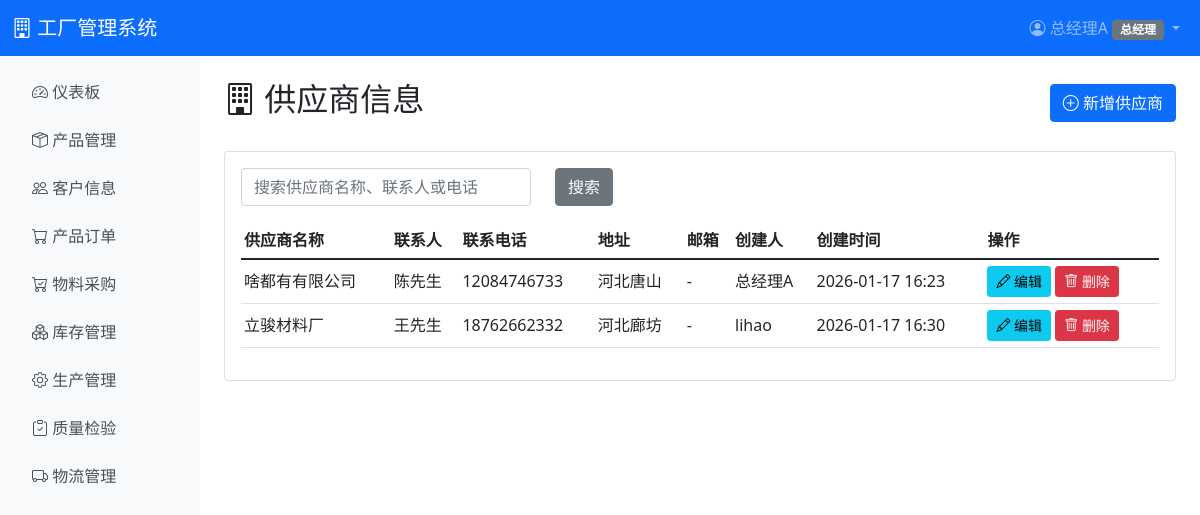
Screenshot of /purchase/suppliers/ (signed in) with the database file from the repository.
### accounts/models.py (models this page shows, shortened)
class UserProfile(models.Model):
    ROLE_CHOICES = [
        ('sales', '销售员'),
        ('sales_mgr', '销售经理'),
        ('warehouse', '仓库管理员'),
        ('production', '生产管理员'),
        ('qc', '质检员'),
        ('logistics', '物流管理员'),
        ('ceo', '总经理'),
    ]
    user = models.OneToOneField(User, on_delete=models.CASCADE, related_name='profile')
    role = models.CharField(max_length=20, choices=ROLE_CHOICES, verbose_name='角色')
    permissions = models.ManyToManyField(Permission, blank=True, related_name='user_profiles', verbose_name='额外权限')
    phone = models.CharField(max_length=20, blank=True, verbose_name='电话')
    department = models.CharField(max_length=50, blank=True, verbose_name='部门')
    created_at = models.DateTimeField(auto_now_add=True, verbose_name='创建时间')
    class Meta:
        verbose_name = '用户角色'
        verbose_name_plural = '用户角色'

### purchase/models.py (models this page shows, shortened)
class Supplier(models.Model):
    name = models.CharField(max_length=200, unique=True, verbose_name='供应商名称')
    contact_person = models.CharField(max_length=100, blank=True, verbose_name='联系人')
    contact_phone = models.CharField(max_length=20, blank=True, verbose_name='联系电话')
    address = models.CharField(max_length=500, blank=True, verbose_name='地址')
    email = models.EmailField(blank=True, verbose_name='邮箱')
    remark = models.TextField(blank=True, verbose_name='备注')
    created_by = models.ForeignKey('auth.User', on_delete=models.PROTECT, related_name='created_suppliers', verbose_name='创建人')
    created_at = models.DateTimeField(auto_now_add=True, verbose_name='创建时间')
    updated_at = models.DateTimeField(auto_now=True, verbose_name='更新时间')
    class Meta:
        verbose_name = '供应商'
        verbose_name_plural = '供应商'
        ordering = ['name']

### purchase/views.py (the view)
# urls.py: path('suppliers/', views.supplier_list, name='supplier_list'),
@login_required
@role_required('warehouse', 'ceo')
def supplier_list(request):
    suppliers = Supplier.objects.select_related('created_by').all()
    search = request.GET.get('search', '')
    if search:
        suppliers = suppliers.filter(
            Q(name__icontains=search) |
            Q(contact_person__icontains=search) |
            Q(contact_phone__icontains=search)
        )
    paginator = Paginator(suppliers, 20)
    page_number = request.GET.get('page')
    page_obj = paginator.get_page(page_number)
    extra_params = ''
    if search:
        extra_params = f'search={search}'
    context = {
        'suppliers': page_obj,
        'search': search,
        'extra_params': extra_params,
    }
    return render(request, 'purchase/supplier_list.html', context)

### templates/purchase/supplier_list.html (shortened to what this page needs)
{% extends 'base.html' %}
{% block content %}
<div class="d-flex justify-content-between align-items-center mb-4">
    <h2><i class="bi bi-building"></i> 供应商信息</h2>
    <a href="{% url 'purchase:supplier_create' %}" class="btn btn-primary">
        <i class="bi bi-plus-circle"></i> 新增供应商
    </a>
</div>
<div class="card">
    <div class="card-body">
        <form method="get" class="mb-3">
            <div class="row">
                <div class="col-md-4">
                    <input type="text" name="search" class="form-control" placeholder="搜索供应商名称、联系人或电话" value="{{ search }}">
                </div>
                <div class="col-md-2">
                    <button type="submit" class="btn btn-secondary">搜索</button>
                </div>
            </div>
        </form>
        <div class="table-responsive">
            <table class="table table-hover table-sm">
                <thead>
                    <tr>
                        <th>供应商名称</th>
                        <th>联系人</th>
                        <th>联系电话</th>
                        <th>地址</th>
                        <th>邮箱</th>
                        <th>创建人</th>
                        <th>创建时间</th>
                        <th>操作</th>
                    </tr>
                </thead>
                <tbody>
                    {% for supplier in suppliers %}
                    <tr>
                        <td>{{ supplier.name }}</td>
                        <td>{{ supplier.contact_person|default:"-" }}</td>
                        <td>{{ supplier.contact_phone|default:"-" }}</td>
                        <td>{{ supplier.address|truncatewords:10|default:"-" }}</td>
                        <td>{{ supplier.email|default:"-" }}</td>
                        <td>{{ supplier.created_by.username|default:"系统" }}</td>
                        <td>{{ supplier.created_at|date:"Y-m-d H:i" }}</td>
                        <td>
                            <a href="{% url 'purchase:supplier_edit' supplier.pk %}" class="btn btn-sm btn-info">
                                <i class="bi bi-pencil"></i> 编辑
                            </a>
                            <a href="{% url 'purchase:supplier_delete' supplier.pk %}" class="btn btn-sm btn-danger">
                                <i class="bi bi-trash"></i> 删除
                            </a>
                        </td>
                    </tr>
                    {% empty %}
                    <tr>
                        <td colspan="8" class="text-center text-muted">暂无供应商数据</td>
                    </tr>
                    {% endfor %}
                </tbody>
            </table>
        </div>
    </div>
</div>
{% endblock %}

### templates/base.html (shortened to what this page needs)
{% load permission_tags %}
<!DOCTYPE html>
<html lang="zh-CN">
<head>
    <link href="https://cdn.jsdelivr.net/npm/bootstrap@5.1.3/dist/css/bootstrap.min.css" rel="stylesheet">
    <link rel="stylesheet" href="https://cdn.jsdelivr.net/npm/bootstrap-icons@1.8.1/font/bootstrap-icons.css">
</head>
<body>
    <nav class="navbar navbar-expand-lg navbar-dark bg-primary">
        <div class="container-fluid">
            <a class="navbar-brand" href="{% url 'dashboard' %}">
                <i class="bi bi-building"></i> 工厂管理系统
            </a>
            <div class="collapse navbar-collapse" id="navbarNav">
                <ul class="navbar-nav ms-auto">
                    {% if user.is_authenticated %}
                    <li class="nav-item dropdown">
                        <a class="nav-link dropdown-toggle" href="#" id="navbarDropdown" role="button" data-bs-toggle="dropdown">
                            <i class="bi bi-person-circle"></i> {{ user.username }}
                            {% if user.profile %}
                            <span class="badge bg-secondary">{{ user.profile.get_role_display }}</span>
                            {% endif %}
                        </a>
                    </li>
                    {% else %}
                    <li class="nav-item">
                        <a class="nav-link" href="{% url 'login' %}">登录</a>
                    </li>
                    {% endif %}
                </ul>
            </div>
        </div>
    </nav>
    {% if user.is_authenticated %}
    <div class="container-fluid">
        <div class="row">
            <nav class="col-md-2 sidebar p-3">
                <ul class="nav flex-column">
                    <li class="nav-item mb-2">
                        <a class="nav-link {% if request.resolver_match.url_name == 'dashboard' %}active{% endif %}" href="{% url 'dashboard' %}">
                            <i class="bi bi-speedometer2"></i> 仪表板
                        </a>
                    </li>
                    <li class="nav-item mb-2">
                        <a class="nav-link {% if request.resolver_match.app_name == 'product' %}active{% endif %}" href="{% url 'product:product_list' %}">
                            <i class="bi bi-box-seam"></i> 产品管理
                        </a>
                    </li>
                    {% if user.profile.role == 'sales' or user.profile.role == 'sales_mgr' or user.profile.role == 'ceo' or user|has_permission:'inventory.customer.view' %}
                    <li class="nav-item mb-2">
                        <a class="nav-link {% if request.resolver_match.app_name == 'sales' and request.resolver_match.url_name|slice:':8' == 'customer' %}active{% endif %}" href="{% url 'sales:customer_list' %}">
                            <i class="bi bi-people"></i> 客户信息
                        </a>
                    </li>
                    {% endif %}
                    {% if user.profile.role == 'sales' or user.profile.role == 'sales_mgr' or user.profile.role == 'warehouse' or user.profile.role == 'ceo' or user|has_permission:'sales.order.view' %}
                    <li class="nav-item mb-2">
                        <a class="nav-link {% if request.resolver_match.app_name == 'sales' and request.resolver_match.url_name|slice:':5' == 'order' %}active{% endif %}" href="{% url 'sales:order_list' %}">
                            <i class="bi bi-cart"></i> 产品订单
                        </a>
                    </li>
                    {% endif %}
                    {% if user.profile.role == 'warehouse' or user.profile.role == 'ceo' %}
                    <li class="nav-item mb-2">
                        <a class="nav-link {% if request.resolver_match.app_name == 'purchase' and request.resolver_match.url_name|slice:':4' == 'task' %}active{% endif %}" href="{% url 'purchase:task_list' %}">
                            <i class="bi bi-cart-check"></i> 物料采购
                        </a>
                    </li>
                    {% endif %}
                    {% if user.profile.role == 'warehouse' or user.profile.role == 'production' or user.profile.role == 'ceo' or user|has_permission:'inventory.view' or user|has_permission:'inventory.view_product' %}
                    <li class="nav-item mb-2">
                        <a class="nav-link {% if request.resolver_match.app_name == 'inventory' %}active{% endif %}" href="{% url 'inventory:inventory_list' %}">
                            <i class="bi bi-boxes"></i> 库存管理
                        </a>
                    </li>
                    {% endif %}
                    {% if user.profile.role == 'production' or user.profile.role == 'ceo' or user|has_permission:'production.task.view' or user|has_permission:'inventory.bom.view' %}
                    <li class="nav-item mb-2">
                        <a class="nav-link {% if request.resolver_match.app_name == 'production' and request.resolver_match.url_name != 'quality_inspection_list' %}active{% endif %}" href="{% url 'production:task_list' %}">
                            <i class="bi bi-gear"></i> 生产管理
                        </a>
                    </li>
                    {% endif %}
                    {% if user.profile.role == 'qc' or user.profile.role == 'production' or user.profile.role == 'ceo' or user|has_permission:'production.task.view' %}
                    <li class="nav-item mb-2">
                        <a class="nav-link {% if request.resolver_match.url_name == 'quality_inspection_list' %}active{% endif %}" href="{% url 'production:quality_inspection_list' %}">
                            <i class="bi bi-clipboard-check"></i> 质量检验
                        </a>
                    </li>
                    {% endif %}
                    {% if user.profile.role == 'logistics' or user.profile.role == 'ceo' or user|has_permission:'logistics.shipment.view' %}
                    <li class="nav-item mb-2">
                        <a class="nav-link {% if request.resolver_match.app_name == 'logistics' %}active{% endif %}" href="{% url 'logistics:shipment_list' %}">
                            <i class="bi bi-truck"></i> 物流管理
                        </a>
                    </li>
                    {% endif %}
                </ul>
            </nav>
            <main class="col-md-10 p-4">
    {% else %}
    <div class="container mt-5">
    {% endif %}
        {% block content %}{% endblock %}
    {% if user.is_authenticated %}
            </main>
        </div>
    </div>
    {% else %}
    </div>
    {% endif %}
</body>
</html>

### templates/base.html (style rules this page uses)
.sidebar { min-height: calc(100vh - 56px); background-color: #f8f9fa; }
.nav-link { color: #495057; }
.table tbody tr td, .table thead tr th { padding: 0.5625rem 0.375rem; vertical-align: middle; line-height: 1.5; }
.table-sm tbody tr td, .table-sm thead tr th { padding: 0.375rem 0.1875rem; vertical-align: middle; line-height: 1.5; }

### rows the page displays
Supplier: name "啥都有有限公司", contact_person "陈先生", contact_phone "12084746733", address "河北唐山", email "-", created_by.username "总经理A", created_at "2026-01-17 16:23"
Supplier: name "立骏材料厂", contact_person "王先生", contact_phone "18762662332", address "河北廊坊", email "-", created_by.username "lihao", created_at "2026-01-17 16:30"

### other values shown
{{ user.username }} "总经理A"
{{ user.profile.get_role_display }} "总经理"
